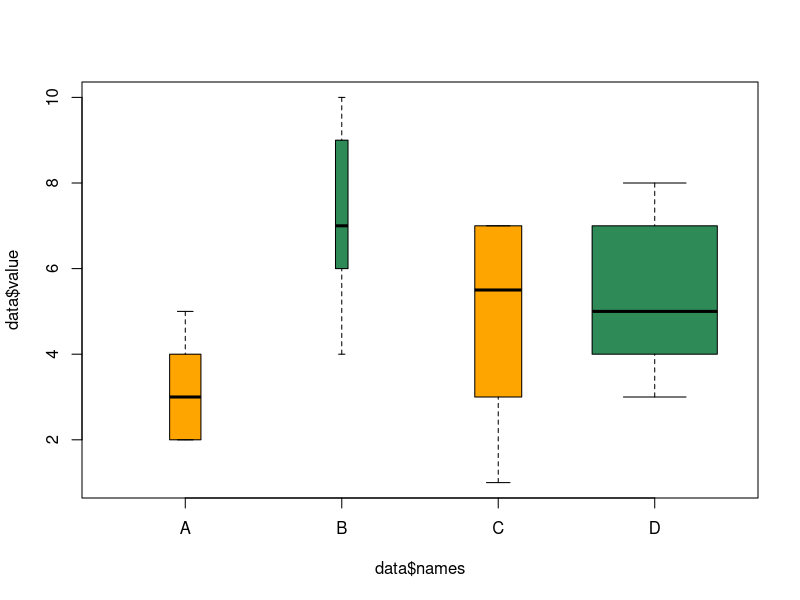

This figure's R source:
# gloss bench figure gallery-058
# source: 24-boxplot-with-variable-width.Rmd (gallery)
# Frozen by bench/R/harvest.R: code up to the chosen figure; see meta.json.
# ---- chunk 1 ----
knitr::opts_chunk$set( warning=FALSE, message=FALSE)
# ---- chunk 2 ----
# Dummy data
names <- c(rep("A", 20) , rep("B", 8) , rep("C", 30), rep("D", 80))
value <- c( sample(2:5, 20 , replace=T) , sample(4:10, 8 , replace=T), 
       sample(1:7, 30 , replace=T), sample(3:8, 80 , replace=T) )
data <- data.frame(names,value)
 
# Calculate proportion of each level
proportion <- table(data$names)/nrow(data)
 
#Draw the boxplot, with the width proportionnal to the occurence !
boxplot(data$value ~ data$names , width=proportion , col=c("orange" , "seagreen"))
